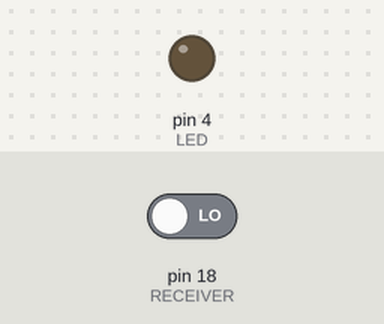
A sketch run on a simulated Arduino Uno, built with avr-gcc and run on an emulated ATmega328P. Shown: output pins drawn as LEDs (lit = HIGH). The inputs (shaded band) are chosen by the test bench; at power-on: pin 18 (RECEIVER) LOW. What the sketch prints to the serial monitor is not drawn.

Above: at 1.2 s.
1.3 s: pin 18 (RECEIVER) driven HIGH
At 2.0 s:
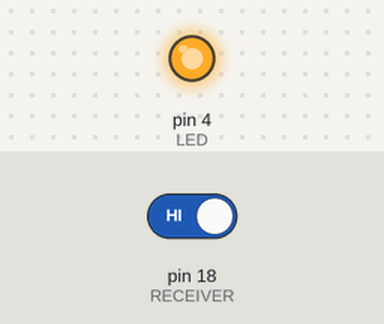
2.8 s: pin 18 (RECEIVER) driven LOW
At 3.1 s:
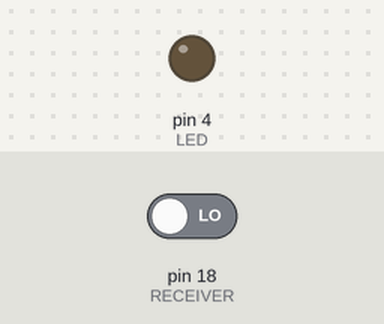
Timing chart, 0 to 5.8 s (numbered marks = the images above; inputs shaded):
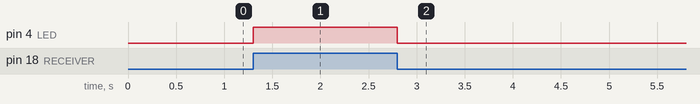

Measured:
- after the input at 1.3 s, pin 4 (LED): LOW → HIGH at once
- after the input at 2.8 s, pin 4 (LED): HIGH → LOW at once

The sketch:

Slave.ino
```cpp
#define LED 4
#define RECEIVER 18

void setup()
{
    pinMode(LED, OUTPUT);
    pinMode(RECEIVER, INPUT);
    Serial.begin(115200);
}

void loop()
{
    Serial.println(digitalRead(RECEIVER));
    digitalWrite(LED, digitalRead(RECEIVER));
}
```
